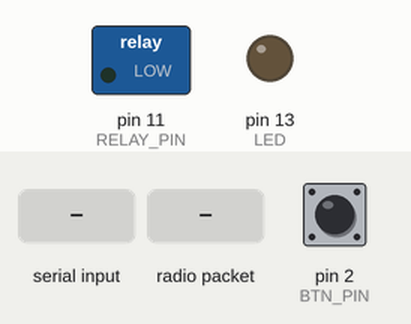
Recording of a sketch running on a simulated Arduino Uno, built with avr-gcc and run on an emulated ATmega328P. Shown: switched loads named in the sketch (green lamp = pin HIGH), output pins drawn as LEDs (lit = HIGH). The test bench sets the inputs (shaded band); at power-on: pin 2 (BTN_PIN) LOW. No radio packets arrive unless stated; pins used as bus, display or sensor lines are not drawn; what the sketch prints to the serial monitor is not drawn.

Above: at 3.6 s.
3.7 s: "1" received over Serial
At 4.3 s:
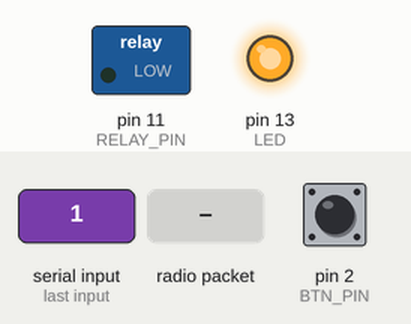
5.2 s: radio packet "1" arrives
Timing chart, 0 to 8.2 s (numbered marks = the images above; inputs shaded):
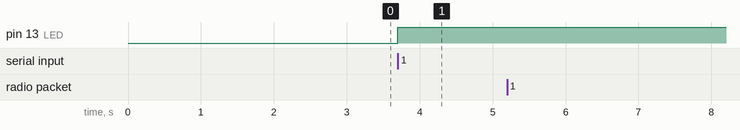

The sketch:

Gyro_dongle_controller.ino
```cpp
#include <SPI.h>
#include <RH_RF69.h>

#define RFM69_CS    8
#define RFM69_INT   7
#define RFM69_RST   12
#define LED        13
#define BTN_PIN     2
#define RELAY_PIN   11

#define RF69_FREQ 915.0
// Singleton instance of the radio driver
RH_RF69 rf69(RFM69_CS, RFM69_INT);

bool btnPressed = false;

//============= The gyro dongle controller is designed to act as a transceiver/intermediatry between radio and serial communication.

void setup()
{
  pinMode(RFM69_RST, OUTPUT);
  pinMode(RELAY_PIN, OUTPUT);
  pinMode(LED, OUTPUT);
  pinMode(BTN_PIN, INPUT);


  digitalWrite(RFM69_RST, LOW);
  delay(2000);
  Serial.begin(230400);


  delay(200);
  Serial.println("Begin");


  digitalWrite(RFM69_RST, LOW);

  Serial.println("Feather RFM69 RX Test!");
  Serial.println();

  Serial.println("Feather RFM69 resetting");
  // manual reset
  digitalWrite(RFM69_RST, HIGH);
  delay(100);
  digitalWrite(RFM69_RST, LOW);
  delay(100);


  Serial.println("Feather RFM69 resetted");

  if (!rf69.init()) {
    Serial.println("RFM69 radio init failed");
    while (1);
  }

  Serial.println("RFM69 radio init OK!");

  // Defaults after init are 434.0MHz, modulation GFSK_Rb250Fd250, +13dbM (for low power module)
  // No encryption
  if (!rf69.setFrequency(RF69_FREQ)) {
    Serial.println("setFrequency failed");
  }

  // If you are using a high power RF69 eg RFM69HW, you *must* set a Tx power with the
  // ishighpowermodule flag set like this:
  rf69.setTxPower(20, true);  // range from 14-20 for power, 2nd arg must be true for 69HCW

  // The encryption key has to be the same as the one in the server
  uint8_t key[] = { 0x01, 0x02, 0x03, 0x04, 0x05, 0x06, 0x07, 0x08,
                    0x01, 0x02, 0x03, 0x04, 0x05, 0x06, 0x07, 0x08
                  };
  rf69.setEncryptionKey(key);


  Serial.print("RFM69 radio @");  Serial.print((int)RF69_FREQ);  Serial.println(" MHz");
}


// send telemetry packet without timeout
void SendCommandPacket(String telemetryPacket) {
  char telemetryPacketArray[31];
  telemetryPacket.toCharArray(telemetryPacketArray, 30);
  rf69.send((uint8_t *)telemetryPacketArray, strlen(telemetryPacketArray));
}


void loop() {
  // If there is a message in the radio buffer, receive it and send to the PC's serial buffer
  if (rf69.available()) {
    // Should be a message for us now
    uint8_t buf[RH_RF69_MAX_MESSAGE_LEN];
    uint8_t len = sizeof(buf);
    if (rf69.recv(buf, &len)) {
      if (!len) return;
      buf[len] = 0;
      // print results
      Serial.println((char*)buf);
      //String myMessage = (char*)buf;
      // Send a reply!
      //uint8_t data[] = "acknowledged";
      //rf69.send(data, sizeof(data));
      //rf69.waitPacketSent();

    } else {
      Serial.println("Receive failed");
    }
  }


  // Force a solenoid fire command
  if (digitalRead(BTN_PIN) && !btnPressed) {
    SendCommandPacket("@F");
    btnPressed = true;
  }
  else if (!digitalRead(BTN_PIN) && btnPressed) {
    btnPressed = false;
  }


  String  message = "";
  while (Serial.available() > 0) {
    delay(1);
    digitalWrite(LED_BUILTIN, HIGH);
    if (Serial.available() > 0) {

      char c = Serial.read();  //gets one byte from serial buffer
      //Serial.print(c);
      message += c; //makes the string readString
    }
  }
  if (message != "") {
    SendCommandPacket(message);
  }


}
```

Measured:
- after the input at 3.7 s, pin 13 (LED): LOW → HIGH at once
- after the input at 5.2 s, every drawn part: stays the same
